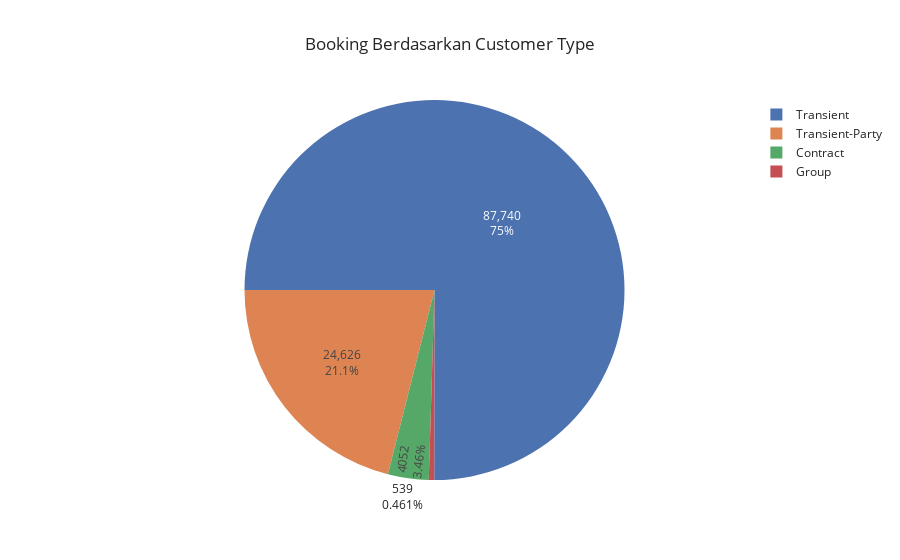

Here is the notebook cell this chart was saved with:
### Code cell
cust_type = df['customer_type'].value_counts()

fig = px.pie(cust_type, 
             values = cust_type.values, 
             names = cust_type.index, 
             title = 'Booking Berdasarkan Customer Type', 
             template = 'seaborn'
            )

fig.update_traces(rotation = -90, textinfo = 'value+percent')
fig.show()
#plt.savefig('fig-13')

### Figure 1 — Plotly figure (JSON) as saved in the notebook; plotly's stock layout.template omitted (floating-point values rounded to 4 significant figures)
{"data": [{"domain": {"x": [0, 1], "y": [0, 1]}, "hovertemplate": "label=%{label}<br>value=%{value}<extra></extra>", "labels": ["Transient", "Transient-Party", "Contract", "Group"], "legendgroup": "", "name": "", "rotation": -90, "showlegend": true, "textinfo": "value+percent", "type": "pie", "values": [87740, 24626, 4052, 539]}], "layout": {"legend": {"tracegroupgap": 0}, "title": {"text": "Booking Berdasarkan Customer Type"}}}
